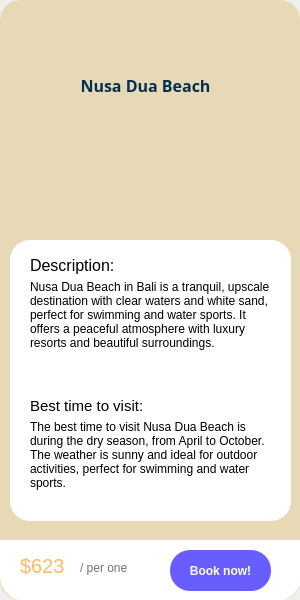
<?xml version="1.0" encoding="UTF-8"?>
<ui version="4.0">
 <class>MainWindow</class>
 <widget class="QMainWindow" name="MainWindow">
  <property name="geometry">
   <rect>
    <x>0</x>
    <y>0</y>
    <width>300</width>
    <height>600</height>
   </rect>
  </property>
  <property name="windowTitle">
   <string>MainWindow</string>
  </property>
  <widget class="QWidget" name="centralwidget">
   <widget class="QWidget" name="widget" native="true">
    <property name="geometry">
     <rect>
      <x>0</x>
      <y>0</y>
      <width>300</width>
      <height>600</height>
     </rect>
    </property>
    <property name="minimumSize">
     <size>
      <width>300</width>
      <height>600</height>
     </size>
    </property>
    <property name="maximumSize">
     <size>
      <width>300</width>
      <height>600</height>
     </size>
    </property>
    <property name="styleSheet">
     <string notr="true">QWidget#widget {
	background-color:rgb(231, 217, 182);
	border-radius: 20px;
}</string>
    </property>
    <widget class="QLabel" name="label">
     <property name="geometry">
      <rect>
       <x>10</x>
       <y>40</y>
       <width>271</width>
       <height>91</height>
      </rect>
     </property>
     <property name="font">
      <font>
       <family>Segoe MDL2 Assets</family>
       <pointsize>12</pointsize>
       <weight>75</weight>
       <italic>false</italic>
       <bold>true</bold>
       <underline>false</underline>
      </font>
     </property>
     <property name="styleSheet">
      <string notr="true">color:rgb(3, 48, 81)</string>
     </property>
     <property name="text">
      <string>Nusa Dua Beach</string>
     </property>
     <property name="alignment">
      <set>Qt::AlignCenter</set>
     </property>
     <property name="wordWrap">
      <bool>true</bool>
     </property>
    </widget>
    <widget class="QFrame" name="hoverFrame">
     <property name="geometry">
      <rect>
       <x>10</x>
       <y>240</y>
       <width>281</width>
       <height>281</height>
      </rect>
     </property>
     <property name="styleSheet">
      <string notr="true">background-color:rgb(255, 255, 255);
border-radius: 20px;</string>
     </property>
     <property name="frameShape">
      <enum>QFrame::StyledPanel</enum>
     </property>
     <property name="frameShadow">
      <enum>QFrame::Raised</enum>
     </property>
     <widget class="QLabel" name="label_3">
      <property name="geometry">
       <rect>
        <x>20</x>
        <y>10</y>
        <width>141</width>
        <height>31</height>
       </rect>
      </property>
      <property name="font">
       <font>
        <pointsize>12</pointsize>
       </font>
      </property>
      <property name="text">
       <string>Description:</string>
      </property>
     </widget>
     <widget class="QLabel" name="label_4">
      <property name="geometry">
       <rect>
        <x>20</x>
        <y>40</y>
        <width>241</width>
        <height>131</height>
       </rect>
      </property>
      <property name="font">
       <font>
        <pointsize>9</pointsize>
       </font>
      </property>
      <property name="text">
       <string>Nusa Dua Beach in Bali is a tranquil, upscale destination with clear waters and white sand, perfect for swimming and water sports. It offers a peaceful atmosphere with luxury resorts and beautiful surroundings.</string>
      </property>
      <property name="alignment">
       <set>Qt::AlignLeading|Qt::AlignLeft|Qt::AlignTop</set>
      </property>
      <property name="wordWrap">
       <bool>true</bool>
      </property>
     </widget>
     <widget class="QLabel" name="label_5">
      <property name="geometry">
       <rect>
        <x>20</x>
        <y>150</y>
        <width>141</width>
        <height>31</height>
       </rect>
      </property>
      <property name="font">
       <font>
        <pointsize>11</pointsize>
       </font>
      </property>
      <property name="text">
       <string>Best time to visit:</string>
      </property>
     </widget>
     <widget class="QLabel" name="label_6">
      <property name="geometry">
       <rect>
        <x>20</x>
        <y>180</y>
        <width>251</width>
        <height>91</height>
       </rect>
      </property>
      <property name="font">
       <font>
        <pointsize>9</pointsize>
       </font>
      </property>
      <property name="text">
       <string>The best time to visit Nusa Dua Beach is during the dry season, from April to October. The weather is sunny and ideal for outdoor activities, perfect for swimming and water sports.</string>
      </property>
      <property name="alignment">
       <set>Qt::AlignLeading|Qt::AlignLeft|Qt::AlignTop</set>
      </property>
      <property name="wordWrap">
       <bool>true</bool>
      </property>
     </widget>
    </widget>
    <widget class="QLabel" name="label_2">
     <property name="geometry">
      <rect>
       <x>90</x>
       <y>110</y>
       <width>101</width>
       <height>111</height>
      </rect>
     </property>
     <property name="text">
      <string/>
     </property>
     <property name="pixmap">
      <pixmap>../Resource/Images/Beach.png</pixmap>
     </property>
     <property name="scaledContents">
      <bool>true</bool>
     </property>
    </widget>
    <widget class="QFrame" name="hoverFrame_2">
     <property name="geometry">
      <rect>
       <x>0</x>
       <y>540</y>
       <width>301</width>
       <height>61</height>
      </rect>
     </property>
     <property name="styleSheet">
      <string notr="true">border-top-left-radius: 0px; 
border-top-right-radius: 0px;
border-bottom-left-radius: 25px;
border-bottom-right-radius: 25px;
background-color:rgb(255, 255, 255)
</string>
     </property>
     <property name="frameShape">
      <enum>QFrame::StyledPanel</enum>
     </property>
     <property name="frameShadow">
      <enum>QFrame::Raised</enum>
     </property>
     <widget class="QLabel" name="label_7">
      <property name="geometry">
       <rect>
        <x>20</x>
        <y>10</y>
        <width>71</width>
        <height>31</height>
       </rect>
      </property>
      <property name="font">
       <font>
        <pointsize>15</pointsize>
       </font>
      </property>
      <property name="styleSheet">
       <string notr="true">color:rgb(255, 186, 101)</string>
      </property>
      <property name="text">
       <string>$623</string>
      </property>
     </widget>
     <widget class="QPushButton" name="pushButton">
      <property name="geometry">
       <rect>
        <x>170</x>
        <y>10</y>
        <width>101</width>
        <height>41</height>
       </rect>
      </property>
      <property name="font">
       <font>
        <pointsize>9</pointsize>
        <weight>75</weight>
        <bold>true</bold>
       </font>
      </property>
      <property name="styleSheet">
       <string notr="true">QPushButton {
    background-color:rgb(104, 93, 255);
    border-radius: 20px;
	color: white
}

QPushButton:hover {
    background-color: rgb(70, 76, 195);
}
</string>
      </property>
      <property name="text">
       <string>Book now!</string>
      </property>
     </widget>
     <widget class="QLabel" name="label_8">
      <property name="geometry">
       <rect>
        <x>80</x>
        <y>20</y>
        <width>81</width>
        <height>16</height>
       </rect>
      </property>
      <property name="font">
       <font>
        <pointsize>9</pointsize>
       </font>
      </property>
      <property name="styleSheet">
       <string notr="true">color:rgb(115, 115, 115)</string>
      </property>
      <property name="text">
       <string>/ per one</string>
      </property>
     </widget>
    </widget>
    <widget class="QPushButton" name="pushButton_2">
     <property name="geometry">
      <rect>
       <x>20</x>
       <y>30</y>
       <width>32</width>
       <height>32</height>
      </rect>
     </property>
     <property name="styleSheet">
      <string notr="true">QPushButton {
	background-color:rgb(231, 217, 182);
    border-radius: 10px;
}
QPushButton:hover {
    background-color: rgb(116, 116, 116);
}
</string>
     </property>
     <property name="text">
      <string/>
     </property>
     <property name="icon">
      <iconset>
       <normaloff>../Resource/Images/left arrow.png</normaloff>../Resource/Images/left arrow.png</iconset>
     </property>
     <property name="iconSize">
      <size>
       <width>32</width>
       <height>32</height>
      </size>
     </property>
    </widget>
   </widget>
  </widget>
 </widget>
 <resources/>
 <connections/>
</ui>
